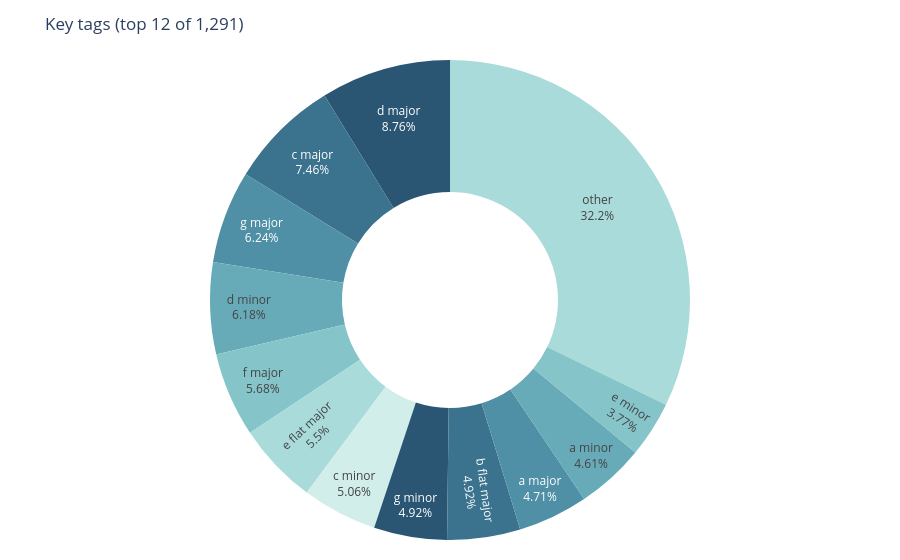

Notebook source saved alongside this figure:
### Code cell
plot = key_counts.head(12).copy()
plot.loc[len(plot)] = {"key": "other", "occurrences": key_counts["occurrences"].iloc[10:].sum()}

fig = px.pie(
    plot,
    names="key",
    values="occurrences",
    hole=0.45,
    color="key",
    color_discrete_sequence=px.colors.sequential.Teal_r * 2,
    title=f"Key tags (top 12 of {len(key_counts):,})",
)
fig.update_traces(
    textposition="inside",
    textinfo="percent+label",
    hovertemplate="%{label}<br>%{value:,} occurrences (%{percent})<extra></extra>",
)
fig.update_layout(showlegend=False, margin=dict(t=60, b=20, l=20, r=20))
fig.show()

### Figure 1 — Plotly figure (JSON) as saved in the notebook; plotly's stock layout.template omitted (floating-point values rounded to 4 significant figures)
{"data": [{"customdata": [["d major"], ["c major"], ["g major"], ["d minor"], ["f major"], ["e flat major"], ["c minor"], ["g minor"], ["b flat major"], ["a major"], ["a minor"], ["e minor"], ["other"]], "domain": {"x": [0, 1], "y": [0, 1]}, "hole": 0.45, "hovertemplate": "%{label}<br>%{value:,} occurrences (%{percent})<extra></extra>", "labels": ["d major", "c major", "g major", "d minor", "f major", "e flat major", "c minor", "g minor", "b flat major", "a major", "a minor", "e minor", "other"], "legendgroup": "", "marker": {"colors": ["rgb(42, 86, 116)", "rgb(59, 115, 143)", "rgb(79, 144, 166)", "rgb(104, 171, 184)", "rgb(133, 196, 201)", "rgb(168, 219, 217)", "rgb(209, 238, 234)", "rgb(42, 86, 116)", "rgb(59, 115, 143)", "rgb(79, 144, 166)", "rgb(104, 171, 184)", "rgb(133, 196, 201)", "rgb(168, 219, 217)"]}, "name": "", "showlegend": true, "textinfo": "percent+label", "textposition": "inside", "type": "pie", "values": [129130, 110004, 92045, 91096, 83718, 81083, 74618, 72565, 72556, 69492, 67909, 55594, 474477]}], "layout": {"legend": {"tracegroupgap": 0}, "margin": {"b": 20, "l": 20, "r": 20, "t": 60}, "piecolorway": ["rgb(42, 86, 116)", "rgb(59, 115, 143)", "rgb(79, 144, 166)", "rgb(104, 171, 184)", "rgb(133, 196, 201)", "rgb(168, 219, 217)", "rgb(209, 238, 234)", "rgb(42, 86, 116)", "rgb(59, 115, 143)", "rgb(79, 144, 166)", "rgb(104, 171, 184)", "rgb(133, 196, 201)", "rgb(168, 219, 217)", "rgb(209, 238, 234)"], "showlegend": false, "title": {"text": "Key tags (top 12 of 1,291)"}}}
